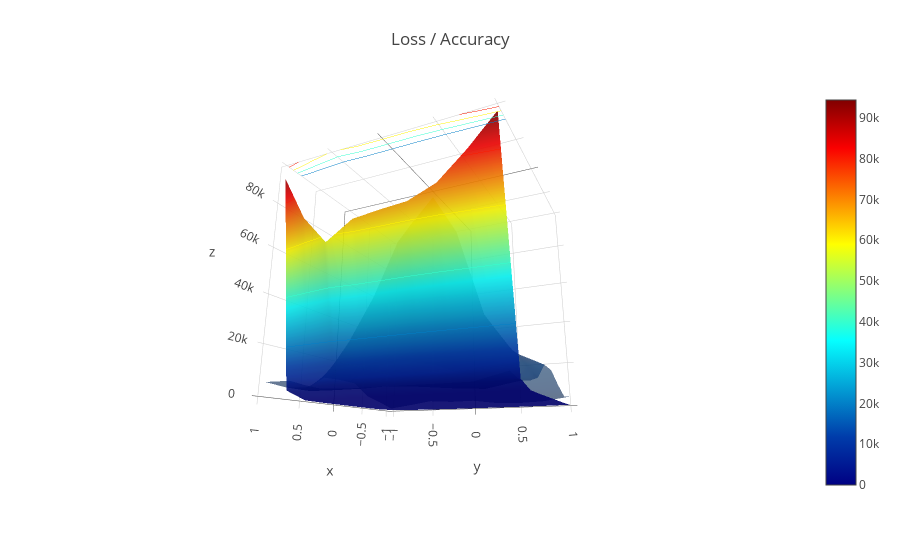
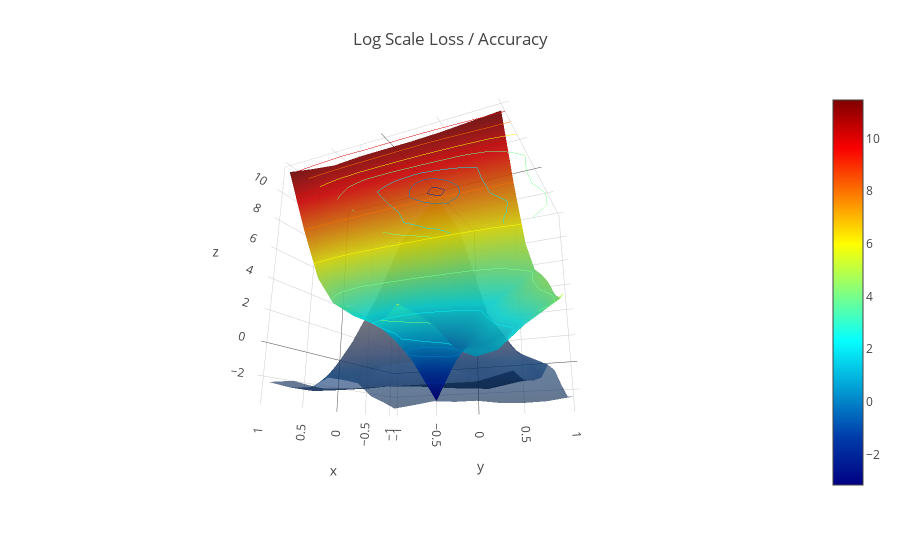

Here is the notebook cell these charts were saved with, in order:
### Code cell
create_viz(loss_list,acc_list)
